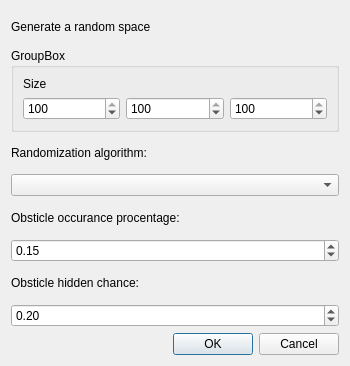
<?xml version="1.0" encoding="UTF-8"?>
<ui version="4.0">
 <class>GenerateSpaceDialog</class>
 <widget class="QDialog" name="GenerateSpaceDialog">
  <property name="geometry">
   <rect>
    <x>0</x>
    <y>0</y>
    <width>350</width>
    <height>366</height>
   </rect>
  </property>
  <property name="windowTitle">
   <string>Dialog</string>
  </property>
  <layout class="QVBoxLayout" name="verticalLayout_2">
   <item>
    <widget class="QLabel" name="label">
     <property name="text">
      <string>Generate a random space</string>
     </property>
    </widget>
   </item>
   <item>
    <widget class="QGroupBox" name="groupBox">
     <property name="title">
      <string>GroupBox</string>
     </property>
     <layout class="QVBoxLayout" name="verticalLayout">
      <item>
       <widget class="QLabel" name="label_4">
        <property name="text">
         <string>Size</string>
        </property>
       </widget>
      </item>
      <item>
       <layout class="QHBoxLayout" name="horizontalLayout">
        <item>
         <widget class="QSpinBox" name="spinBoxX">
          <property name="minimum">
           <number>3</number>
          </property>
          <property name="maximum">
           <number>100</number>
          </property>
          <property name="value">
           <number>100</number>
          </property>
         </widget>
        </item>
        <item>
         <widget class="QSpinBox" name="spinBoxY">
          <property name="minimum">
           <number>3</number>
          </property>
          <property name="maximum">
           <number>100</number>
          </property>
          <property name="value">
           <number>100</number>
          </property>
         </widget>
        </item>
        <item>
         <widget class="QSpinBox" name="spinBoxZ">
          <property name="minimum">
           <number>3</number>
          </property>
          <property name="maximum">
           <number>100</number>
          </property>
          <property name="value">
           <number>100</number>
          </property>
          <property name="displayIntegerBase">
           <number>10</number>
          </property>
         </widget>
        </item>
       </layout>
      </item>
     </layout>
    </widget>
   </item>
   <item>
    <widget class="QLabel" name="label_3">
     <property name="text">
      <string>Randomization algorithm:</string>
     </property>
    </widget>
   </item>
   <item>
    <widget class="QComboBox" name="comboBox"/>
   </item>
   <item>
    <widget class="QLabel" name="label_2">
     <property name="text">
      <string>Obsticle occurance procentage:</string>
     </property>
    </widget>
   </item>
   <item>
    <widget class="QDoubleSpinBox" name="doubleSpinBox">
     <property name="maximum">
      <double>100.000000000000000</double>
     </property>
     <property name="value">
      <double>0.150000000000000</double>
     </property>
    </widget>
   </item>
   <item>
    <widget class="QLabel" name="label_5">
     <property name="text">
      <string>Obsticle hidden chance:</string>
     </property>
    </widget>
   </item>
   <item>
    <widget class="QDoubleSpinBox" name="doubleSpinBox_2">
     <property name="maximum">
      <double>100.000000000000000</double>
     </property>
     <property name="value">
      <double>0.200000000000000</double>
     </property>
    </widget>
   </item>
   <item>
    <widget class="QDialogButtonBox" name="buttonBox">
     <property name="orientation">
      <enum>Qt::Horizontal</enum>
     </property>
     <property name="standardButtons">
      <set>QDialogButtonBox::Cancel|QDialogButtonBox::Ok</set>
     </property>
    </widget>
   </item>
  </layout>
 </widget>
 <resources/>
 <connections>
  <connection>
   <sender>buttonBox</sender>
   <signal>accepted()</signal>
   <receiver>GenerateSpaceDialog</receiver>
   <slot>accept()</slot>
   <hints>
    <hint type="sourcelabel">
     <x>248</x>
     <y>254</y>
    </hint>
    <hint type="destinationlabel">
     <x>157</x>
     <y>274</y>
    </hint>
   </hints>
  </connection>
  <connection>
   <sender>buttonBox</sender>
   <signal>rejected()</signal>
   <receiver>GenerateSpaceDialog</receiver>
   <slot>reject()</slot>
   <hints>
    <hint type="sourcelabel">
     <x>316</x>
     <y>260</y>
    </hint>
    <hint type="destinationlabel">
     <x>286</x>
     <y>274</y>
    </hint>
   </hints>
  </connection>
 </connections>
</ui>
